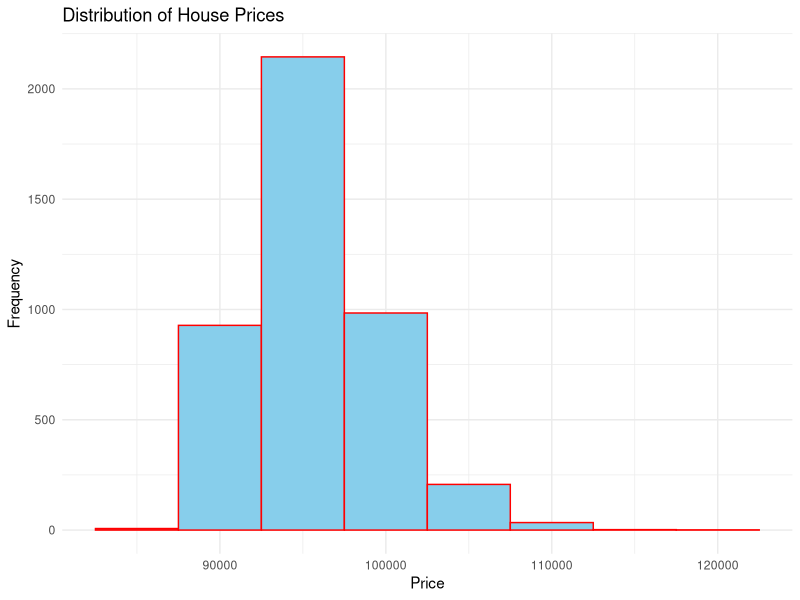
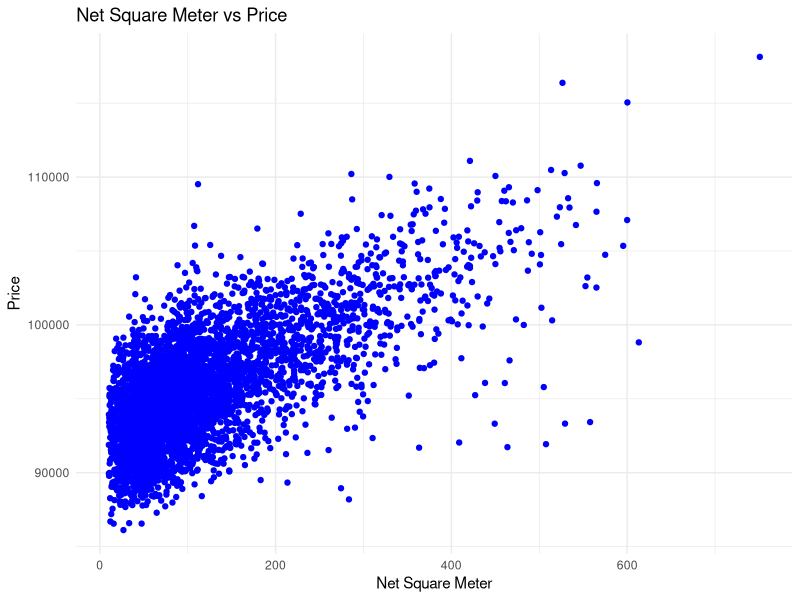
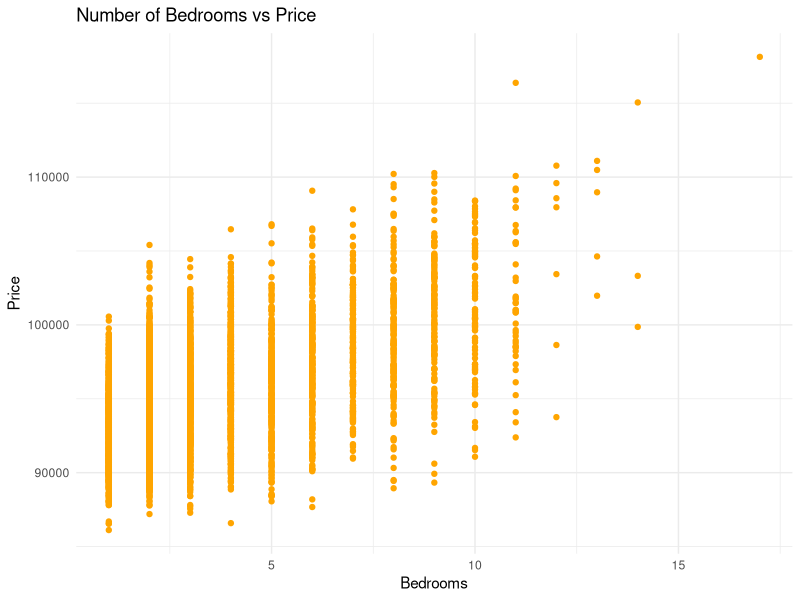
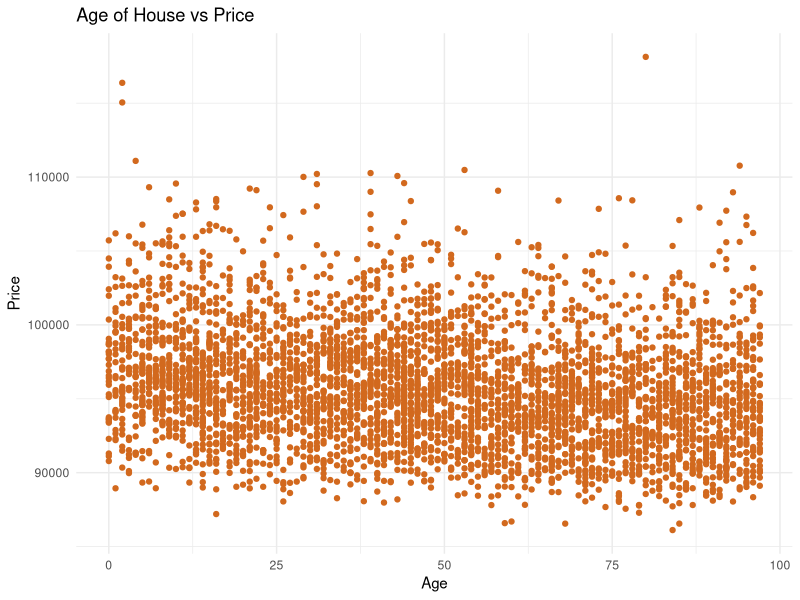
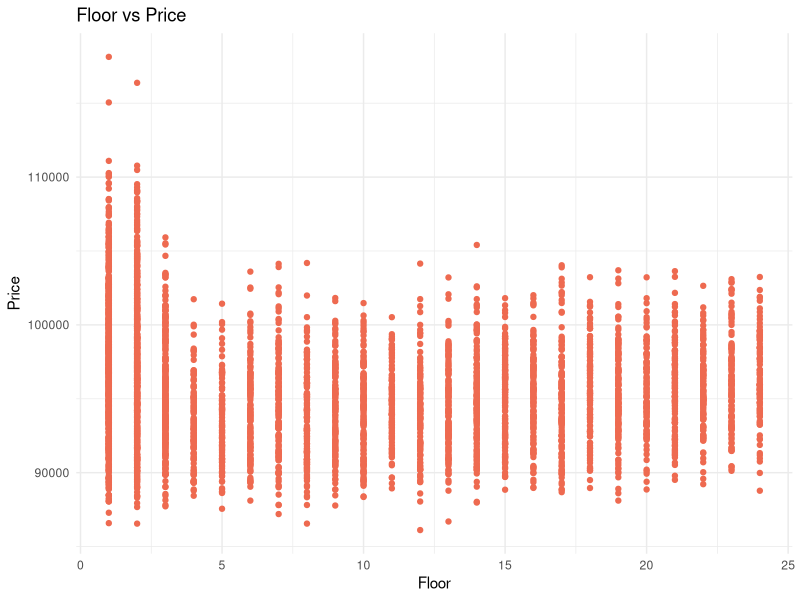
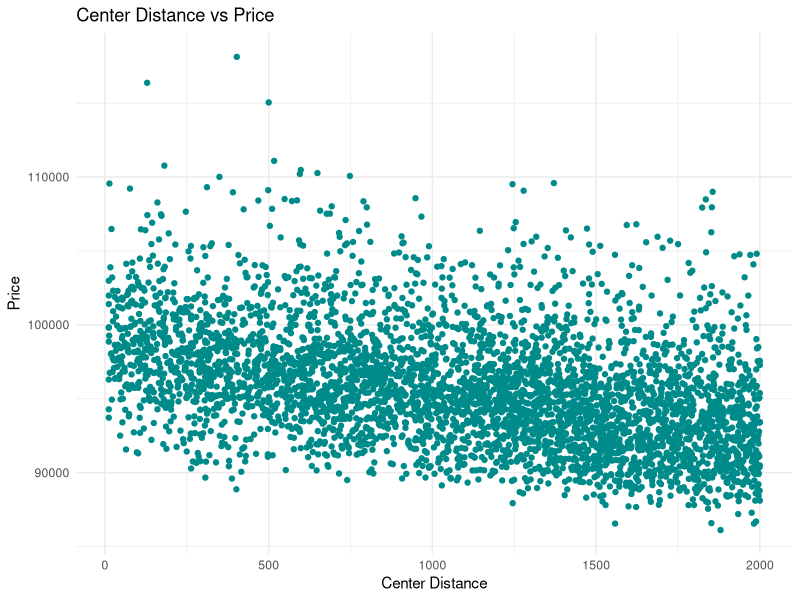
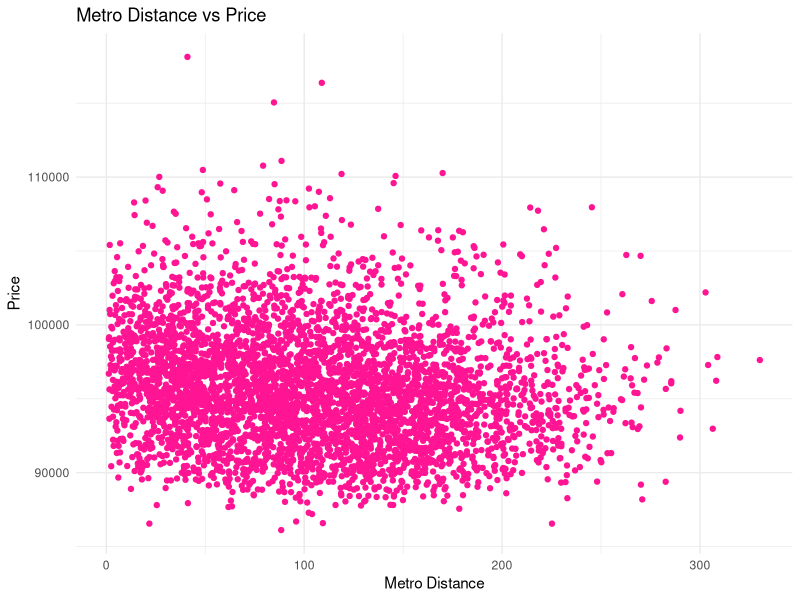
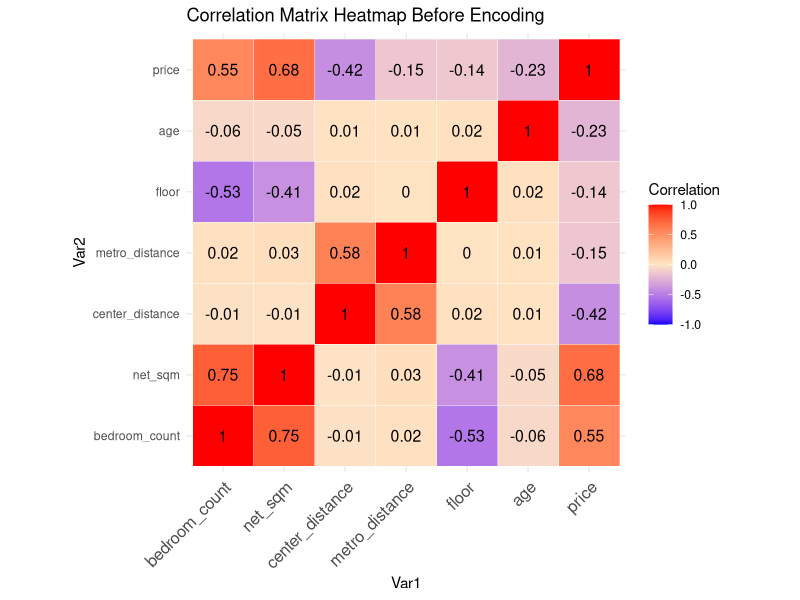

These charts were generated, in order, by the following R code:
# Load necessary libraries

library(readr)
library(dplyr)
library(ggplot2)
library(caret)
library(randomForest)
library(corrplot)
library(reshape2)

# Initial Data Exploration
# Load the dataset

house_data <- read_csv("house.csv")

# Display the structure of the dataset
str(house_data)

# Display summary statistics of the dataset
summary(house_data)

# Check for missing values
colSums(is.na(house_data))

# Display the first few rows of the dataset
head(house_data)

# EDA
# Distribution of target variable (price)
ggplot(house_data, aes(x = price)) +
  geom_histogram(binwidth = 5000, fill = "skyblue", color = "red") +
  theme_minimal() +
  labs(title = "Distribution of House Prices", x = "Price", y = "Frequency")

# Scatter plots to visualize relationships between numeric variables and price
ggplot(house_data, aes(x = net_sqm, y = price)) +
  geom_point(color = "blue") +
  theme_minimal() +
  labs(title = "Net Square Meter vs Price", x = "Net Square Meter", y = "Price")

ggplot(house_data, aes(x = bedroom_count, y = price)) +
  geom_point(color = "orange") +
  theme_minimal() +
  labs(title = "Number of Bedrooms vs Price", x = "Bedrooms", y = "Price")

ggplot(house_data, aes(x = age, y = price)) +
  geom_point(color = "chocolate") +
  theme_minimal() +
  labs(title = "Age of House vs Price", x = "Age", y = "Price")

ggplot(house_data, aes(x = floor, y = price)) +
  geom_point(color = "coral2") +
  theme_minimal() +
  labs(title = "Floor vs Price", x = "Floor", y = "Price")

ggplot(house_data, aes(x = center_distance, y = price)) +
  geom_point(color = "cyan4") +
  theme_minimal() +
  labs(title = "Center Distance vs Price", x = "Center Distance", y = "Price")

ggplot(house_data, aes(x = metro_distance, y = price)) +
  geom_point(color = "deeppink1") +
  theme_minimal() +
  labs(title = "Metro Distance vs Price", x = "Metro Distance", y = "Price")

# Correlation analysis before encoding
numeric_cols_before <- house_data %>% select_if(is.numeric)
cor_matrix_before <- cor(numeric_cols_before, use = "complete.obs")

# Transform correlation matrix to long format
melted_cor_matrix_before <- melt(cor_matrix_before)

# Plot heatmap before encoding
ggplot(data = melted_cor_matrix_before, aes(x = Var1, y = Var2, fill = value)) +
  geom_tile(color = "white") +
  scale_fill_gradient2(low = "blue", high = "red", mid = "bisque", 
                       midpoint = 0, limit = c(-1, 1), space = "Lab", 
                       name = "Correlation") +
  geom_text(aes(label = round(value, 2)), color = "black", size = 4) +
  theme_minimal() + 
  theme(axis.text.x = element_text(angle = 45, vjust = 1, 
                                   size = 12, hjust = 1)) +
  coord_fixed() +
  labs(title = "Correlation Matrix Heatmap Before Encoding")

# Set seed for reproducibility
set.seed(123)

# Split the data into training (80%) and testing (20%) sets
trainIndex <- createDataPartition(house_data$price, p = 0.8, list = FALSE)
train_data <- house_data[trainIndex, ]
test_data <- house_data[-trainIndex, ]

# Display the dimensions of the training and testing sets
dim(train_data)
dim(test_data)

# Standardize the features (excluding the target variable)
preProcValues <- preProcess(train_data, method = c("center", "scale"))

train_data_scaled <- predict(preProcValues, train_data)
test_data_scaled <- predict(preProcValues, test_data)

# Display the first few rows of the scaled training data
head(train_data_scaled)

# Train a linear regression model
linear_model <- train(price ~ ., data = train_data_scaled, method = "lm")

# Display the model summary
summary(linear_model)

# Predict on the testing set
linear_predictions <- predict(linear_model, newdata = test_data_scaled)

# Calculate performance metrics (e.g., RMSE, R-squared)
linear_performance <- postResample(linear_predictions, test_data_scaled$price)

# Train a Random Forest model
set.seed(123)
rf_model <- train(price ~ ., data = train_data_scaled, method = "rf", trControl = trainControl(method = "cv", number = 5))

# Display the model summary
print(rf_model)

# Predict on the testing set using the Random Forest model
rf_predictions <- predict(rf_model, newdata = test_data_scaled)

# Calculate performance metrics for the Random Forest model
rf_performance <- postResample(rf_predictions, test_data_scaled$price)

# Display performance metrics for both models
model_performance <- data.frame(
  Model = c("Linear Regression", "Random Forest"),
  RMSE = c(linear_performance["RMSE"], rf_performance["RMSE"]),
  Rsquared = c(linear_performance["Rsquared"], rf_performance["Rsquared"])
)

print(model_performance)

# Plot RMSE comparison
ggplot(model_performance, aes(x = Model, y = RMSE, fill = Model)) +
  geom_bar(stat = "identity") +
  theme_minimal() +
  labs(title = "Model Comparison - RMSE", x = "Model", y = "RMSE") +
  scale_fill_brewer(palette = "Set2") +
  theme(legend.position = "none")

# Plot R-squared comparison
ggplot(model_performance, aes(x = Model, y = Rsquared, fill = Model)) +
  geom_bar(stat = "identity") +
  theme_minimal() +
  labs(title = "Model Comparison - R-squared", x = "Model", y = "R-squared") +
  scale_fill_brewer(palette = "Set2") +
  theme(legend.position = "none")

